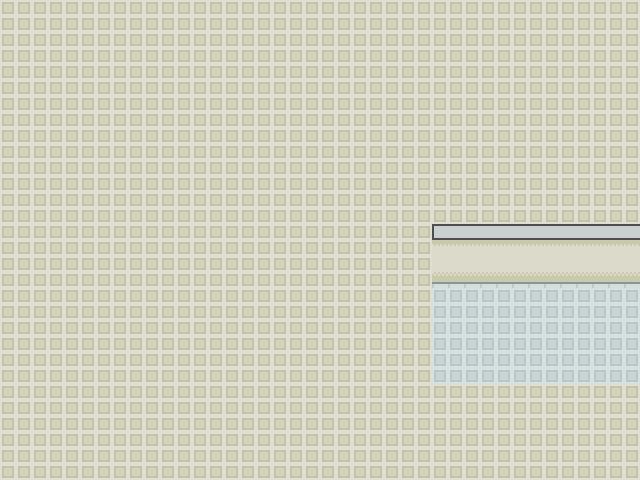

A 2D game scene composited from a Tiled map and its tileset images. What follows is a short description and the map's XML, with each tile layer's data collapsed to a summary:
An orthogonal 40x30 tile map with 16x16 px tiles, 3 tile layers (Background, Floor, Wall), 5 tilesets and 19 objects (6x GeneratorSite, 6x WaitingBed, 5x BedSite, 2x Bed).

<map version="1.0" orientation="orthogonal" width="40" height="30" tilewidth="16" tileheight="16">
 <tileset firstgid="1" name="Background" tilewidth="16" tileheight="16">
  <image source="gfx/Background.png" width="16" height="16" />
 </tileset>
 <tileset firstgid="2" name="Tile01" tilewidth="16" tileheight="16">
  <image source="gfx/Tile01.png" width="16" height="16" />
 </tileset>
 <tileset firstgid="3" name="Wall01" tilewidth="16" tileheight="16">
  <image source="gfx/Wall01.png" width="16" height="48" />
 </tileset>
 <tileset firstgid="6" name="Tile02" tilewidth="16" tileheight="16">
  <image source="gfx/Tile02.png" width="16" height="16" />
 </tileset>
 <tileset firstgid="7" name="Wall" tilewidth="16" tileheight="16">
  <image source="gfx/Wall.png" width="48" height="16" />
 </tileset>
 <layer name="Background" width="40" height="30">
  <data>[1200 cells, 1200 non-empty, 1 distinct tile ids]</data>
 </layer>
 <layer name="Floor" width="40" height="30">
  <data>[1200 cells, 1200 non-empty, 1 distinct tile ids]</data>
 </layer>
 <layer name="Wall" width="40" height="30">
  <data>[1200 cells, 130 non-empty, 6 distinct tile ids]</data>
 </layer>
 <objectgroup name="Objects" width="40" height="30">
  <object name="GeneratorSite00" type="GeneratorSite" x="64" y="160" width="16" height="16" />
  <object name="Bed00" type="Bed" x="80" y="160" width="32" height="48" />
  <object name="Bed00" type="Bed" x="128" y="160" width="32" height="48" />
  <object name="GeneratorSite00" type="GeneratorSite" x="240" y="160" width="16" height="16" />
  <object name="GeneratorSite00" type="GeneratorSite" x="160" y="272" width="16" height="16" />
  <object name="GeneratorSite00" type="GeneratorSite" x="240" y="272" width="16" height="16" />
  <object name="GeneratorSite00" type="GeneratorSite" x="64" y="272" width="16" height="16" />
  <object name="Bed00" type="WaitingBed" x="304" y="32" width="32" height="48" />
  <object name="Bed00" type="WaitingBed" x="64" y="32" width="32" height="48" />
  <object name="Bed00" type="WaitingBed" x="256" y="32" width="32" height="48" />
  <object name="Bed00" type="WaitingBed" x="160" y="32" width="32" height="48" />
  <object name="Bed00" type="WaitingBed" x="208" y="32" width="32" height="48" />
  <object name="Bed00" type="WaitingBed" x="112" y="32" width="32" height="48" />
  <object name="GeneratorSite00" type="GeneratorSite" x="160" y="160" width="16" height="16" />
  <object type="BedSite" x="208" y="160" width="32" height="48" />
  <object type="BedSite" x="80" y="272" width="32" height="48" />
  <object type="BedSite" x="272" y="160" width="48" height="32">
   <properties>
    <property name="Horizontal" value="True" />
   </properties>
  </object>
  <object type="BedSite" x="208" y="272" width="32" height="48" />
  <object type="BedSite" x="128" y="272" width="32" height="48" />
 </objectgroup>
</map>